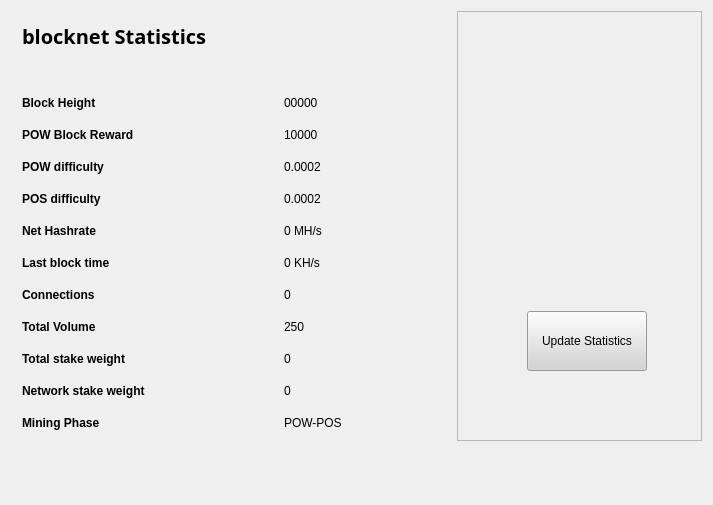
<?xml version="1.0" encoding="UTF-8"?>
<ui version="4.0">
 <class>StatisticsPage</class>
 <widget class="QWidget" name="StatisticsPage">
  <property name="windowModality">
   <enum>Qt::NonModal</enum>
  </property>
  <property name="geometry">
   <rect>
    <x>0</x>
    <y>0</y>
    <width>713</width>
    <height>505</height>
   </rect>
  </property>
  <property name="windowTitle">
   <string>Digging</string>
  </property>
  <property name="styleSheet">
   <string notr="true">color:#000000;
font-family:'Open Sans,sans-serif';</string>
  </property>
  <layout class="QGridLayout" name="gridLayout">
   <property name="sizeConstraint">
    <enum>QLayout::SetMaximumSize</enum>
   </property>
   <item row="0" column="1">
    <widget class="QFrame" name="frame">
     <property name="minimumSize">
      <size>
       <width>213</width>
       <height>0</height>
      </size>
     </property>
     <property name="frameShape">
      <enum>QFrame::StyledPanel</enum>
     </property>
     <property name="frameShadow">
      <enum>QFrame::Raised</enum>
     </property>
     <widget class="QPushButton" name="startButton">
      <property name="geometry">
       <rect>
        <x>70</x>
        <y>300</y>
        <width>120</width>
        <height>60</height>
       </rect>
      </property>
      <property name="sizePolicy">
       <sizepolicy hsizetype="Fixed" vsizetype="Fixed">
        <horstretch>0</horstretch>
        <verstretch>0</verstretch>
       </sizepolicy>
      </property>
      <property name="minimumSize">
       <size>
        <width>120</width>
        <height>60</height>
       </size>
      </property>
      <property name="styleSheet">
       <string notr="true">background:lightgrey;</string>
      </property>
      <property name="text">
       <string>Update Statistics</string>
      </property>
     </widget>
     <widget class="QLabel" name="label">
      <property name="geometry">
       <rect>
        <x>0</x>
        <y>30</y>
        <width>251</width>
        <height>251</height>
       </rect>
      </property>
      <property name="text">
       <string>&lt;!DOCTYPE HTML PUBLIC &quot;-//W3C//DTD HTML 4.0//EN&quot; &quot;http://www.w3.org/TR/REC-html40/strict.dtd&quot;&gt;
&lt;html&gt;&lt;head&gt;&lt;meta name=&quot;qrichtext&quot; content=&quot;1&quot; /&gt;&lt;style type=&quot;text/css&quot;&gt;
p, li { white-space: pre-wrap; }
&lt;/style&gt;&lt;/head&gt;&lt;body style=&quot; font-family:'Open Sans,sans-serif'; font-size:8pt; font-weight:400; font-style:normal;&quot;&gt;
&lt;p align=&quot;center&quot; style=&quot; margin-top:0px; margin-bottom:0px; margin-left:0px; margin-right:0px; -qt-block-indent:0; text-indent:0px;&quot;&gt;&lt;img src=&quot;:/images/Wallet_Logo&quot; /&gt;&lt;/p&gt;&lt;/body&gt;&lt;/html&gt;</string>
      </property>
     </widget>
    </widget>
   </item>
   <item row="0" column="0">
    <widget class="QFrame" name="gridFrame_2">
     <property name="maximumSize">
      <size>
       <width>440</width>
       <height>16777215</height>
      </size>
     </property>
     <layout class="QGridLayout" name="gridLayout_4">
      <item row="3" column="0">
       <layout class="QFormLayout" name="formLayout_2">
        <property name="fieldGrowthPolicy">
         <enum>QFormLayout::FieldsStayAtSizeHint</enum>
        </property>
        <property name="horizontalSpacing">
         <number>139</number>
        </property>
        <property name="verticalSpacing">
         <number>18</number>
        </property>
        <property name="rightMargin">
         <number>0</number>
        </property>
        <item row="1" column="0">
         <widget class="QLabel" name="label_14">
          <property name="text">
           <string>&lt;html&gt;&lt;head/&gt;&lt;body&gt;&lt;p&gt;&lt;span style=&quot; font-weight:600;&quot;&gt;Block Height&lt;/span&gt;&lt;/p&gt;&lt;/body&gt;&lt;/html&gt;</string>
          </property>
         </widget>
        </item>
        <item row="1" column="1">
         <widget class="QLabel" name="heightBox">
          <property name="text">
           <string>00000</string>
          </property>
         </widget>
        </item>
        <item row="2" column="0">
         <widget class="QLabel" name="label_12">
          <property name="text">
           <string>&lt;html&gt;&lt;head/&gt;&lt;body&gt;&lt;p&gt;&lt;span style=&quot; font-weight:600;&quot;&gt;POW Block Reward&lt;/span&gt;&lt;/p&gt;&lt;/body&gt;&lt;/html&gt;</string>
          </property>
         </widget>
        </item>
        <item row="2" column="1">
         <widget class="QLabel" name="rewardBox">
          <property name="text">
           <string>10000</string>
          </property>
         </widget>
        </item>
        <item row="3" column="0">
         <widget class="QLabel" name="label_13">
          <property name="text">
           <string>&lt;html&gt;&lt;head/&gt;&lt;body&gt;&lt;p&gt;&lt;span style=&quot; font-weight:600;&quot;&gt;POW difficulty&lt;/span&gt;&lt;/p&gt;&lt;/body&gt;&lt;/html&gt;</string>
          </property>
         </widget>
        </item>
        <item row="3" column="1">
         <widget class="QLabel" name="diffBox">
          <property name="text">
           <string>0.0002</string>
          </property>
         </widget>
        </item>
        <item row="4" column="0">
         <widget class="QLabel" name="label_9">
          <property name="text">
           <string>&lt;html&gt;&lt;head/&gt;&lt;body&gt;&lt;p&gt;&lt;span style=&quot; font-weight:600;&quot;&gt;POS difficulty&lt;/span&gt;&lt;/p&gt;&lt;/body&gt;&lt;/html&gt;</string>
          </property>
         </widget>
        </item>
        <item row="4" column="1">
         <widget class="QLabel" name="diffBox2">
          <property name="text">
           <string>0.0002</string>
          </property>
         </widget>
        </item>
        <item row="5" column="1">
         <widget class="QLabel" name="pawrateBox">
          <property name="text">
           <string>0 MH/s</string>
          </property>
         </widget>
        </item>
        <item row="6" column="0">
         <widget class="QLabel" name="label3_2">
          <property name="sizePolicy">
           <sizepolicy hsizetype="Preferred" vsizetype="Maximum">
            <horstretch>0</horstretch>
            <verstretch>0</verstretch>
           </sizepolicy>
          </property>
          <property name="text">
           <string>&lt;html&gt;&lt;head/&gt;&lt;body&gt;&lt;p&gt;&lt;span style=&quot; font-weight:600;&quot;&gt;Last block time&lt;/span&gt;&lt;/p&gt;&lt;/body&gt;&lt;/html&gt;</string>
          </property>
         </widget>
        </item>
        <item row="6" column="1">
         <widget class="QLabel" name="localBox">
          <property name="text">
           <string>0 KH/s</string>
          </property>
         </widget>
        </item>
        <item row="7" column="0">
         <widget class="QLabel" name="label1_2">
          <property name="text">
           <string>&lt;html&gt;&lt;head/&gt;&lt;body&gt;&lt;p&gt;&lt;span style=&quot; font-weight:600;&quot;&gt;Connections&lt;/span&gt;&lt;/p&gt;&lt;/body&gt;&lt;/html&gt;</string>
          </property>
         </widget>
        </item>
        <item row="7" column="1">
         <widget class="QLabel" name="connectionBox">
          <property name="text">
           <string>0</string>
          </property>
         </widget>
        </item>
        <item row="8" column="0">
         <widget class="QLabel" name="label_8">
          <property name="text">
           <string>&lt;html&gt;&lt;head/&gt;&lt;body&gt;&lt;p&gt;&lt;span style=&quot; font-weight:600;&quot;&gt;Total Volume&lt;/span&gt;&lt;/p&gt;&lt;/body&gt;&lt;/html&gt;</string>
          </property>
         </widget>
        </item>
        <item row="8" column="1">
         <widget class="QLabel" name="volumeBox">
          <property name="text">
           <string>250</string>
          </property>
         </widget>
        </item>
        <item row="9" column="0">
         <widget class="QLabel" name="label_10">
          <property name="text">
           <string>&lt;html&gt;&lt;head/&gt;&lt;body&gt;&lt;p&gt;&lt;span style=&quot; font-weight:600;&quot;&gt;Total stake weight&lt;/span&gt;&lt;/p&gt;&lt;/body&gt;&lt;/html&gt;</string>
          </property>
         </widget>
        </item>
        <item row="9" column="1">
         <widget class="QLabel" name="minBox">
          <property name="text">
           <string>0</string>
          </property>
         </widget>
        </item>
        <item row="10" column="0">
         <widget class="QLabel" name="label_11">
          <property name="text">
           <string>&lt;html&gt;&lt;head/&gt;&lt;body&gt;&lt;p&gt;&lt;span style=&quot; font-weight:600;&quot;&gt;Network stake weight&lt;/span&gt;&lt;/p&gt;&lt;/body&gt;&lt;/html&gt;</string>
          </property>
         </widget>
        </item>
        <item row="10" column="1">
         <widget class="QLabel" name="maxBox">
          <property name="text">
           <string>0</string>
          </property>
         </widget>
        </item>
        <item row="11" column="0">
         <widget class="QLabel" name="label_15">
          <property name="text">
           <string>&lt;html&gt;&lt;head/&gt;&lt;body&gt;&lt;p&gt;&lt;span style=&quot; font-weight:600;&quot;&gt;Mining Phase&lt;/span&gt;&lt;/p&gt;&lt;/body&gt;&lt;/html&gt;</string>
          </property>
         </widget>
        </item>
        <item row="11" column="1">
         <widget class="QLabel" name="cBox">
          <property name="text">
           <string>POW-POS</string>
          </property>
         </widget>
        </item>
        <item row="5" column="0">
         <widget class="QLabel" name="label_16">
          <property name="text">
           <string>&lt;html&gt;&lt;head/&gt;&lt;body&gt;&lt;p&gt;&lt;span style=&quot; font-weight:600;&quot;&gt;Net Hashrate&lt;/span&gt;&lt;/p&gt;&lt;/body&gt;&lt;/html&gt;</string>
          </property>
         </widget>
        </item>
       </layout>
      </item>
      <item row="1" column="0">
       <layout class="QHBoxLayout" name="horizontalLayout_4">
        <property name="spacing">
         <number>7</number>
        </property>
        <item>
         <widget class="QLabel" name="label_5">
          <property name="font">
           <font>
            <family>Open Sans,sans-serif</family>
           </font>
          </property>
          <property name="text">
           <string>&lt;html&gt;&lt;head/&gt;&lt;body&gt;&lt;p&gt;&lt;span style=&quot; font-size:20px; font-weight:600; color:#000000;&quot;&gt;blocknet Statistics&lt;/span&gt;&lt;/p&gt;&lt;/body&gt;&lt;/html&gt;</string>
          </property>
         </widget>
        </item>
        <item>
         <spacer name="horizontalSpacer_2">
          <property name="orientation">
           <enum>Qt::Horizontal</enum>
          </property>
          <property name="sizeHint" stdset="0">
           <size>
            <width>40</width>
            <height>20</height>
           </size>
          </property>
         </spacer>
        </item>
       </layout>
      </item>
      <item row="2" column="0">
       <spacer name="verticalSpacer_2">
        <property name="orientation">
         <enum>Qt::Vertical</enum>
        </property>
        <property name="sizeHint" stdset="0">
         <size>
          <width>20</width>
          <height>40</height>
         </size>
        </property>
       </spacer>
      </item>
     </layout>
    </widget>
   </item>
   <item row="1" column="0">
    <spacer name="verticalSpacer">
     <property name="orientation">
      <enum>Qt::Vertical</enum>
     </property>
     <property name="sizeHint" stdset="0">
      <size>
       <width>20</width>
       <height>40</height>
      </size>
     </property>
    </spacer>
   </item>
  </layout>
 </widget>
 <layoutdefault spacing="6" margin="11"/>
 <resources/>
 <connections/>
</ui>
